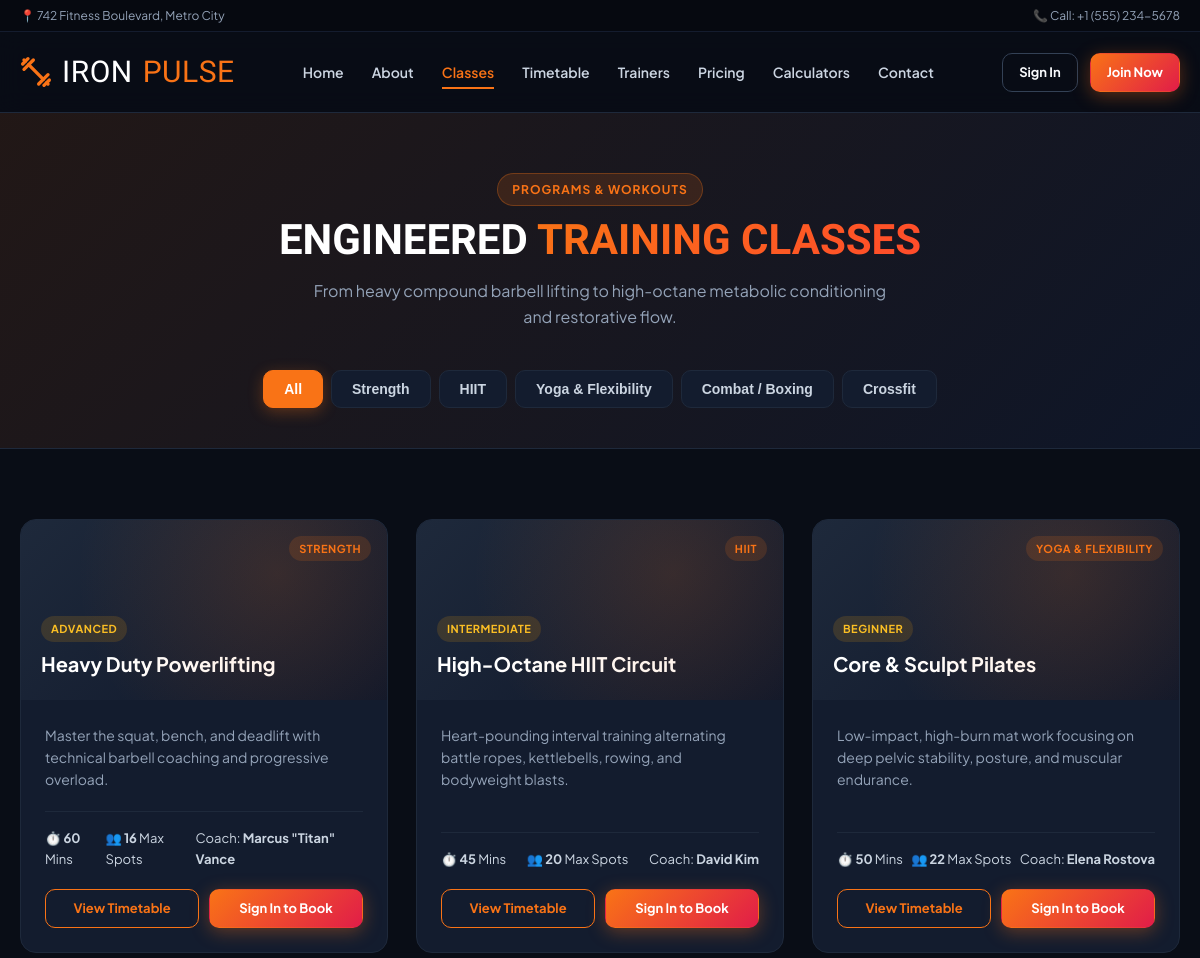
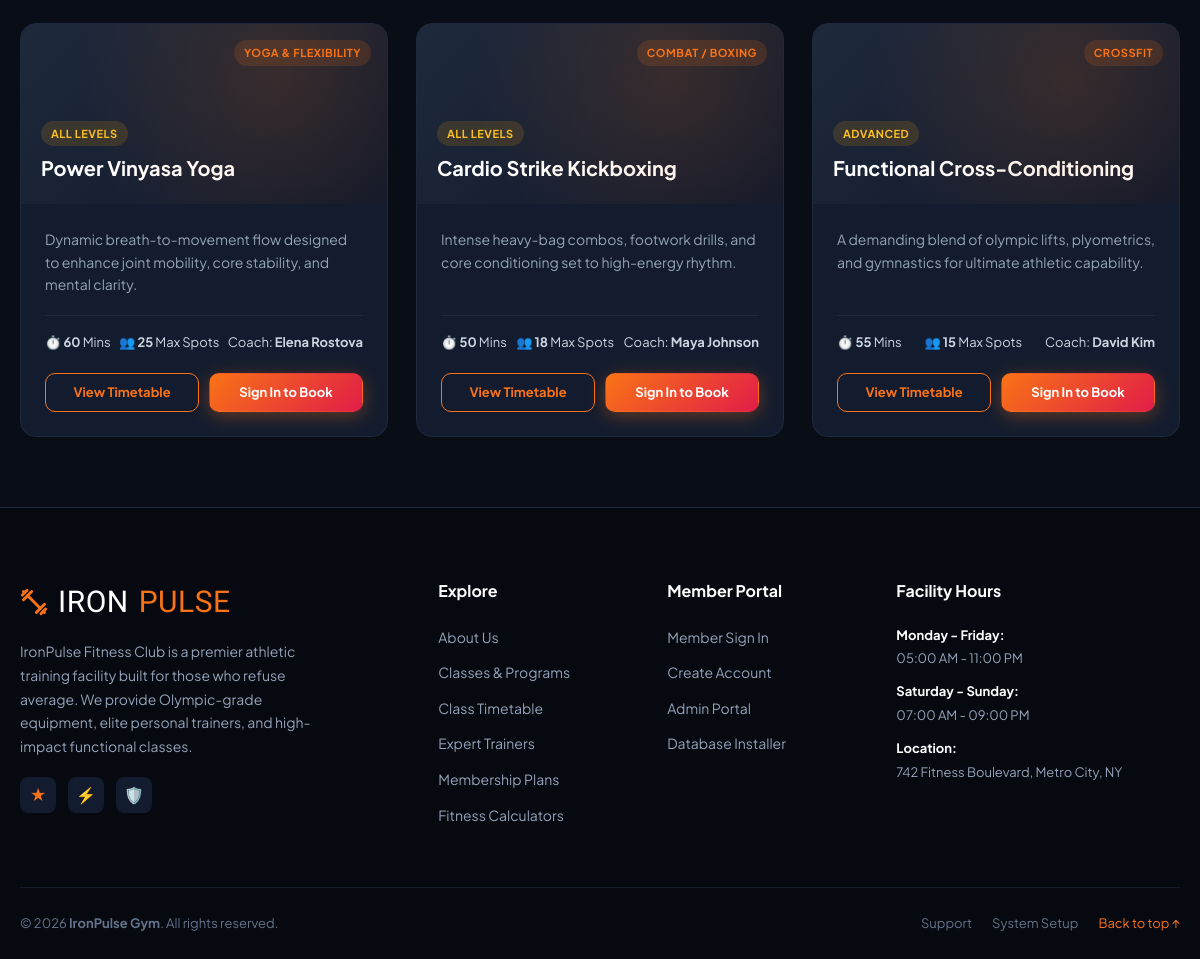
/classes.php, run on the app's committed database (2 pictures, top to bottom).
### tables this page shows
CREATE TABLE `classes` (
  `id` INT AUTO_INCREMENT PRIMARY KEY,
  `name` VARCHAR(120) NOT NULL,
  `category` ENUM('Strength', 'Cardio', 'HIIT', 'Yoga & Flexibility', 'Combat / Boxing', 'Crossfit') NOT NULL DEFAULT 'Strength',
  `trainer_id` INT DEFAULT NULL,
  `description` TEXT DEFAULT NULL,
  `duration_minutes` INT NOT NULL DEFAULT 60,
  `capacity` INT NOT NULL DEFAULT 20,
  `intensity` ENUM('Beginner', 'Intermediate', 'Advanced', 'All Levels') NOT NULL DEFAULT 'All Levels',
  `image` VARCHAR(255) DEFAULT 'class-default.jpg',
  `status` ENUM('active', 'inactive') NOT NULL DEFAULT 'active',
  `created_at` TIMESTAMP DEFAULT CURRENT_TIMESTAMP,
  FOREIGN KEY (`trainer_id`) REFERENCES `trainers` (`id`) ON DELETE SET NULL
);

CREATE TABLE `trainers` (
  `id` INT AUTO_INCREMENT PRIMARY KEY,
  `name` VARCHAR(100) NOT NULL,
  `specialty` VARCHAR(150) NOT NULL,
  `bio` TEXT DEFAULT NULL,
  `experience_years` INT DEFAULT 3,
  `email` VARCHAR(120) DEFAULT NULL,
  `phone` VARCHAR(30) DEFAULT NULL,
  `photo` VARCHAR(255) DEFAULT 'default-trainer.png',
  `social_instagram` VARCHAR(100) DEFAULT NULL,
  `social_linkedin` VARCHAR(100) DEFAULT NULL,
  `status` ENUM('active', 'inactive') NOT NULL DEFAULT 'active',
  `created_at` TIMESTAMP DEFAULT CURRENT_TIMESTAMP
);

### config/config.php (called while the page is built, shortened)
<?php
function url($path = '') {
    $cleanPath = ltrim($path, '/');
    return BASE_URL . ($cleanPath ? '/' . $cleanPath : '');
}
function asset($path = '') {
    return url('assets/' . ltrim($path, '/'));
}
function e($string) {
    return htmlspecialchars((string)$string, ENT_QUOTES, 'UTF-8');
}

### config/auth.php (called while the page is built, shortened)
<?php
require_once __DIR__ . '/config.php';
function is_logged_in() {
    return !empty($_SESSION['user_id']) && !empty($_SESSION['user_role']);
}

### classes.php (the view, shortened to what this page needs)
<?php
require_once __DIR__ . '/config/config.php';
require_once __DIR__ . '/config/auth.php';
$classes = [];
try {
    $db = getDB();
    if ($db) {
        $stmt = $db->query("
            SELECT c.*, t.name AS trainer_name, t.specialty AS trainer_specialty
            FROM classes c
            LEFT JOIN trainers t ON c.trainer_id = t.id
            WHERE c.status = 'active'
            ORDER BY c.category ASC, c.name ASC
        ");
        $classes = $stmt->fetchAll();
    }
} catch (Exception $e) {
}
$categories = ['All', 'Strength', 'HIIT', 'Yoga & Flexibility', 'Combat / Boxing', 'Crossfit'];
require_once __DIR__ . '/includes/header.php';
?>
<div style="background: linear-gradient(135deg, rgba(249, 115, 22, 0.1), rgba(15, 23, 42, 0.9)); padding: 60px 0 40px; border-bottom: 1px solid var(--border-subtle);">
    <div class="container text-center">
        <div class="section-tag">Programs & Workouts</div>
        <h1 class="section-title">ENGINEERED <span class="text-gradient">TRAINING CLASSES</span></h1>
        <p class="section-subtitle mx-auto">From heavy compound barbell lifting to high-octane metabolic conditioning and restorative flow.</p>
        <div style="display: flex; gap: 8px; justify-content: center; flex-wrap: wrap; margin-top: 25px;">
            <?php foreach ($categories as $idx => $cat): ?>
                <button class="day-tab cat-filter-btn <?= $idx === 0 ? 'active' : '' ?>" data-category="<?= $cat === 'All' ? 'all' : e($cat) ?>">
                    <?= e($cat) ?>
                </button>
            <?php endforeach; ?>
        </div>
    </div>
</div>
<section style="padding: 70px 0;">
    <div class="container">
        <div class="class-grid">
            <?php if (!empty($classes)): ?>
                <?php foreach ($classes as $class): ?>
                    <div class="class-card class-filter-item" data-category="<?= e($class['category']) ?>">
                        <div class="class-card-header">
                            <div class="class-header-art"></div>
                            <span class="badge badge-primary class-badge"><?= e($class['category']) ?></span>
                            <div>
                                <span class="badge badge-warning" style="margin-bottom: 6px;"><?= e($class['intensity']) ?></span>
                                <h3 style="color: #fff; font-size: 20px; font-weight: 700;"><?= e($class['name']) ?></h3>
                            </div>
                        </div>
                        <div class="class-card-body">
                            <p class="class-desc"><?= e($class['description']) ?></p>
                            <div class="class-meta">
                                <span>⏱️ <strong><?= (int)$class['duration_minutes'] ?></strong> Mins</span>
                                <span>👥 <strong><?= (int)$class['capacity'] ?></strong> Max Spots</span>
                                <span>Coach: <strong><?= e($class['trainer_name'] ?? 'Staff') ?></strong></span>
                            </div>
                            <div style="margin-top: 20px; display: flex; gap: 10px;">
                                <a href="<?= url('timetable.php') ?>" class="btn btn-outline-primary btn-block btn-sm">
                                    View Timetable
                                </a>
                                <?php if (is_logged_in()): ?>
                                    <a href="<?= url('member/book-class.php') ?>" class="btn btn-primary btn-block btn-sm">
                                        Book Spot
                                    </a>
                                <?php else: ?>
                                    <a href="<?= url('login.php') ?>" class="btn btn-primary btn-block btn-sm">
                                        Sign In to Book
                                    </a>
                                <?php endif; ?>
                            </div>
                        </div>
                    </div>
                <?php endforeach; ?>
            <?php else: ?>
                <div style="grid-column: 1 / -1; text-align: center; padding: 40px; color: var(--text-muted);">
                    No classes found. Please run the <a href="<?= url('install.php') ?>" style="color: var(--primary);">database installer</a>.
                </div>
            <?php endif; ?>
        </div>
    </div>
</section>
<?php require_once __DIR__ . '/includes/footer.php'; ?>

### includes/header.php (shortened to what this page needs)
<?php
require_once __DIR__ . '/../config/config.php';
require_once __DIR__ . '/../config/auth.php';
$currentPage = basename($_SERVER['SCRIPT_NAME'] ?? '');
?>
<!DOCTYPE html>
<html lang="en">
<head>
    <link rel="stylesheet" href="<?= asset('css/style.css') ?>">
</head>
<body>
<div style="background: #060910; border-bottom: 1px solid #141c2e; padding: 6px 0; font-size: 12px; color: #94a3b8;">
    <div class="container" style="display: flex; justify-content: space-between; align-items: center; flex-wrap: wrap; gap: 8px;">
        <div style="display: flex; gap: 20px; align-items: center;">
            <span>📍 742 Fitness Boulevard, Metro City</span>
        </div>
        <div style="display: flex; gap: 15px; align-items: center;">
            <span>📞 Call: +1 (555) 234-5678</span>
        </div>
    </div>
</div>
<nav class="navbar">
    <div class="container nav-container">
        <a href="<?= url('index.php') ?>" class="brand-logo">
            <svg width="32" height="32" viewBox="0 0 24 24" fill="none" stroke="currentColor" stroke-width="2.5" stroke-linecap="round" stroke-linejoin="round"><path d="m6.5 6.5 11 11"/><path d="m21 21-1-1"/><path d="m3 3 1 1"/><path d="m18 22 4-4"/><path d="m2 6 4-4"/><path d="m3 10 7-7"/><path d="m14 21 7-7"/></svg>
            IRON<span>PULSE</span>
        </a>
        <div class="nav-menu">
            <a href="<?= url('index.php') ?>" class="nav-link <?= $currentPage === 'index.php' ? 'active' : '' ?>">Home</a>
            <a href="<?= url('about.php') ?>" class="nav-link <?= $currentPage === 'about.php' ? 'active' : '' ?>">About</a>
            <a href="<?= url('classes.php') ?>" class="nav-link <?= $currentPage === 'classes.php' ? 'active' : '' ?>">Classes</a>
            <a href="<?= url('timetable.php') ?>" class="nav-link <?= $currentPage === 'timetable.php' ? 'active' : '' ?>">Timetable</a>
            <a href="<?= url('trainers.php') ?>" class="nav-link <?= $currentPage === 'trainers.php' ? 'active' : '' ?>">Trainers</a>
            <a href="<?= url('pricing.php') ?>" class="nav-link <?= $currentPage === 'pricing.php' ? 'active' : '' ?>">Pricing</a>
            <a href="<?= url('bmi-calculator.php') ?>" class="nav-link <?= $currentPage === 'bmi-calculator.php' ? 'active' : '' ?>">Calculators</a>
            <a href="<?= url('contact.php') ?>" class="nav-link <?= $currentPage === 'contact.php' ? 'active' : '' ?>">Contact</a>
        </div>
        <div class="nav-actions">
            <?php if (is_logged_in()): ?>
                <?php if (is_admin()): ?>
                    <a href="<?= url('admin/index.php') ?>" class="btn btn-primary btn-sm">
                        <span>Admin Panel</span>
                    </a>
                <?php else: ?>
                    <a href="<?= url('member/index.php') ?>" class="btn btn-primary btn-sm">
                        <span>My Dashboard</span>
                    </a>
                <?php endif; ?>
                <a href="<?= url('logout.php') ?>" class="btn btn-outline btn-sm" title="Log Out">
                    <svg width="16" height="16" viewBox="0 0 24 24" fill="none" stroke="currentColor" stroke-width="2"><path d="M9 21H5a2 2 0 0 1-2-2V5a2 2 0 0 1 2-2h4"/><polyline points="16 17 21 12 16 7"/><line x1="21" y1="12" x2="9" y2="12"/></svg>
                </a>
            <?php else: ?>
                <a href="<?= url('login.php') ?>" class="btn btn-outline btn-sm">Sign In</a>
                <a href="<?= url('register.php') ?>" class="btn btn-primary btn-sm">Join Now</a>
            <?php endif; ?>
        </div>
    </div>
</nav>

### includes/footer.php (shortened to what this page needs)
<footer class="footer">
    <div class="container">
        <div class="footer-grid">
            <div class="footer-brand">
                <a href="<?= url('index.php') ?>" class="brand-logo">
                    <svg width="28" height="28" viewBox="0 0 24 24" fill="none" stroke="currentColor" stroke-width="2.5" stroke-linecap="round" stroke-linejoin="round"><path d="m6.5 6.5 11 11"/><path d="m21 21-1-1"/><path d="m3 3 1 1"/><path d="m18 22 4-4"/><path d="m2 6 4-4"/><path d="m3 10 7-7"/><path d="m14 21 7-7"/></svg>
                    IRON<span>PULSE</span>
                </a>
                <p>
                    IronPulse Fitness Club is a premier athletic training facility built for those who refuse average. We provide Olympic-grade equipment, elite personal trainers, and high-impact functional classes.
                </p>
                <div style="display: flex; gap: 12px; margin-top: 18px;">
                    <span style="display: inline-flex; align-items: center; justify-content: center; width: 36px; height: 36px; border-radius: 8px; background: #131c2e; color: #f97316;">★</span>
                    <span style="display: inline-flex; align-items: center; justify-content: center; width: 36px; height: 36px; border-radius: 8px; background: #131c2e; color: #f97316;">⚡</span>
                    <span style="display: inline-flex; align-items: center; justify-content: center; width: 36px; height: 36px; border-radius: 8px; background: #131c2e; color: #f97316;">🛡️</span>
                </div>
            </div>
            <div class="footer-col">
                <h4>Explore</h4>
                <ul class="footer-links">
                    <li><a href="<?= url('about.php') ?>">About Us</a></li>
                    <li><a href="<?= url('classes.php') ?>">Classes & Programs</a></li>
                    <li><a href="<?= url('timetable.php') ?>">Class Timetable</a></li>
                    <li><a href="<?= url('trainers.php') ?>">Expert Trainers</a></li>
                    <li><a href="<?= url('pricing.php') ?>">Membership Plans</a></li>
                    <li><a href="<?= url('bmi-calculator.php') ?>">Fitness Calculators</a></li>
                </ul>
            </div>
            <div class="footer-col">
                <h4>Member Portal</h4>
                <ul class="footer-links">
                    <?php if (is_logged_in()): ?>
                        <li><a href="<?= is_admin() ? url('admin/index.php') : url('member/index.php') ?>">My Account</a></li>
                        <li><a href="<?= url('member/book-class.php') ?>">Book a Class</a></li>
                        <li><a href="<?= url('member/workout-tracker.php') ?>">Workout Tracker</a></li>
                        <li><a href="<?= url('logout.php') ?>">Sign Out</a></li>
                    <?php else: ?>
                        <li><a href="<?= url('login.php') ?>">Member Sign In</a></li>
                        <li><a href="<?= url('register.php') ?>">Create Account</a></li>
                        <li><a href="<?= url('login.php') ?>">Admin Portal</a></li>
                        <li><a href="<?= url('install.php') ?>">Database Installer</a></li>
                    <?php endif; ?>
                </ul>
            </div>
            <div class="footer-col">
                <h4>Facility Hours</h4>
                <div style="font-size: 13px; color: #94a3b8; line-height: 1.8;">
                    <p><strong style="color: #fff;">Monday - Friday:</strong><br>05:00 AM - 11:00 PM</p>
                    <p style="margin-top: 10px;"><strong style="color: #fff;">Saturday - Sunday:</strong><br>07:00 AM - 09:00 PM</p>
                    <p style="margin-top: 10px;"><strong style="color: #fff;">Location:</strong><br>742 Fitness Boulevard, Metro City, NY</p>
                </div>
            </div>
        </div>
        <div class="footer-bottom">
            <div>
                &copy; <?= date('Y') ?> <strong><?= APP_NAME ?></strong>. All rights reserved.
            </div>
            <div style="display: flex; gap: 20px;">
                <a href="<?= url('contact.php') ?>" style="color: #64748b;">Support</a>
                <a href="<?= url('install.php') ?>" style="color: #64748b;">System Setup</a>
                <a href="#top" style="color: #f97316;">Back to top &uarr;</a>
            </div>
        </div>
    </div>
</footer>
</body>
</html>

### data on the page
classes: category "STRENGTH", intensity "ADVANCED", name "Heavy Duty Powerlifting", description "Master the squat, bench, and deadlift with technical barbell coaching and progressive overload.", duration_minutes "60", capacity "16", trainer.name "Marcus \"Titan\" Vance"
classes: category "HIIT", intensity "INTERMEDIATE", name "High-Octane HIIT Circuit", description "Heart-pounding interval training alternating battle ropes, kettlebells, rowing, and bodyweight blasts.", duration_minutes "45", capacity "20", trainer.name "David Kim"
classes: category "YOGA & FLEXIBILITY", intensity "BEGINNER", name "Core & Sculpt Pilates", description "Low-impact, high-burn mat work focusing on deep pelvic stability, posture, and muscular endurance.", duration_minutes "50", capacity "22", trainer.name "Elena Rostova"
classes: category "YOGA & FLEXIBILITY", intensity "ALL LEVELS", name "Power Vinyasa Yoga", description "Dynamic breath-to-movement flow designed to enhance joint mobility, core stability, and mental clarity.", duration_minutes "60", capacity "25", trainer.name "Elena Rostova"
classes: category "COMBAT / BOXING", intensity "ALL LEVELS", name "Cardio Strike Kickboxing", description "Intense heavy-bag combos, footwork drills, and core conditioning set to high-energy rhythm.", duration_minutes "50", capacity "18", trainer.name "Maya Johnson"
classes: category "CROSSFIT", intensity "ADVANCED", name "Functional Cross-Conditioning", description "A demanding blend of olympic lifts, plyometrics, and gymnastics for ultimate athletic capability.", duration_minutes "55", capacity "15", trainer.name "David Kim"

### other printed values
$cat "All"
$cat "Strength"
$cat "HIIT"
$cat "Yoga & Flexibility"
$cat "Combat / Boxing"
$cat "Crossfit"
APP_NAME "IronPulse Gym"
